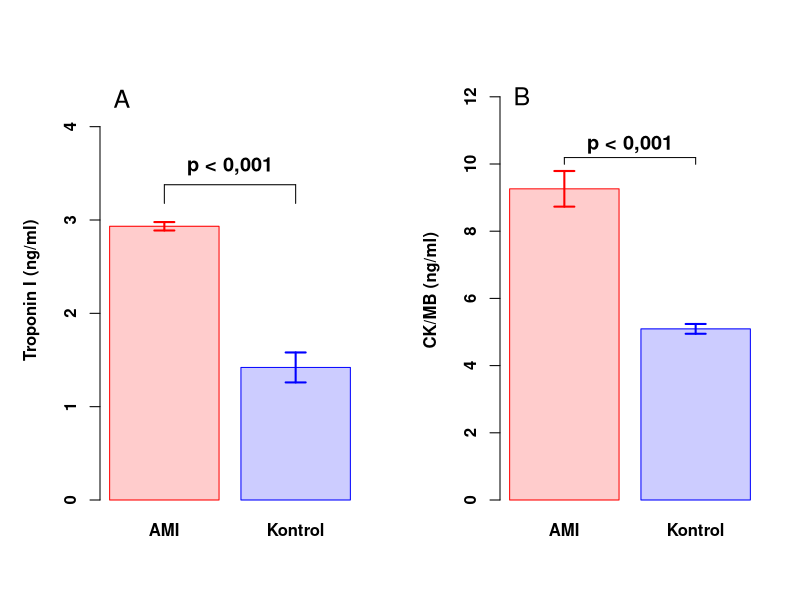

Generate this figure with R:
png("troponin_ckmb_plot.png", width = 1800, height = 1200, res = 300)

# Plot layout: 1 row, 2 columns
par(mfrow = c(1, 2), mar = c(5, 5, 4, 2))  # Set margins

#### A. Troponin I ####
grup <- c(rep("Kontrol", 8), rep("AMI", 7))
konsantrasyon <- c(
  2.284910965, 1.380506092, 1.352389878, 1.272727273,
  0.724461106, 1.183692596, 1.389878163, 1.774133083,
  2.997188379, 2.844111215, 3.072164948, 2.90659169,
  3.072164948, 2.75663855, 2.880037488
)
df <- data.frame(Grup = grup, Konsantrasyon = konsantrasyon)
means <- tapply(df$Konsantrasyon, df$Grup, mean)
ses <- tapply(df$Konsantrasyon, df$Grup, function(x) sd(x)/sqrt(length(x)))
pval <- t.test(Konsantrasyon ~ Grup, data = df)$p.value

bp <- barplot(
  means,
  beside = TRUE,
  ylim = c(0, 4.5),
  col = c(rgb(1, 0, 0, 0.2), rgb(0, 0, 1, 0.2)),
  border = c("red", "blue"),
  ylab = "Troponin I (ng/ml)",
  names.arg = names(means),
  font.lab = 2,
  font.axis = 2
)
arrows(x0 = bp, y0 = means - ses, x1 = bp, y1 = means + ses,
       angle = 90, code = 3, length = 0.1, lwd = 2, col = c("red", "blue"))
y_max <- max(means + ses) + 0.4
segments(bp[1], y_max, bp[2], y_max)
segments(bp[1], y_max, bp[1], y_max - 0.2)
segments(bp[2], y_max, bp[2], y_max - 0.2)
text(x = mean(bp), y = y_max + 0.2, labels = "p < 0,001", cex = 1.2, font = 2)

# Add 'A' to upper-left
usr <- par("usr")
text(x = usr[1] + 0.2, y = usr[4] - 0.2, labels = "A", font = 1, cex = 1.5)

#### B. CK/MB ####
grup <- c(rep("Kontrol", 8), rep("AMI", 7))
konsantrasyon <- c(
  4.616780045, 5.603174603, 4.934240363, 5.693877551,
  5.149659864, 5.274376417, 4.854875283, 4.616780045,
  9.397581255, 8.354497354, 8.0143613, 8.490551776,
  10.98488284, 8.16553288, 11.41950113
)
df <- data.frame(Grup = grup, Konsantrasyon = konsantrasyon)
means <- tapply(df$Konsantrasyon, df$Grup, mean)
ses <- tapply(df$Konsantrasyon, df$Grup, function(x) sd(x)/sqrt(length(x)))
pval <- t.test(Konsantrasyon ~ Grup, data = df)$p.value

bp <- barplot(
  means,
  beside = TRUE,
  ylim = c(0, 12.5),
  col = c(rgb(1, 0, 0, 0.2), rgb(0, 0, 1, 0.2)),
  border = c("red", "blue"),
  ylab = "CK/MB (ng/ml)",
  names.arg = names(means),
  font.lab = 2,
  font.axis = 2
)
arrows(x0 = bp, y0 = means - ses, x1 = bp, y1 = means + ses,
       angle = 90, code = 3, length = 0.1, lwd = 2, col = c("red", "blue"))
y_max <- max(means + ses) + 0.4
segments(bp[1], y_max, bp[2], y_max)
segments(bp[1], y_max, bp[1], y_max - 0.2)
segments(bp[2], y_max, bp[2], y_max - 0.2)
text(x = mean(bp), y = y_max + 0.4, labels = "p < 0,001", cex = 1.2, font = 2)

# Add 'B' to upper-left
usr <- par("usr")
text(x = usr[1] + 0.2, y = usr[4] - 0.48, labels = "B", font = 1, cex = 1.5)

dev.off()

